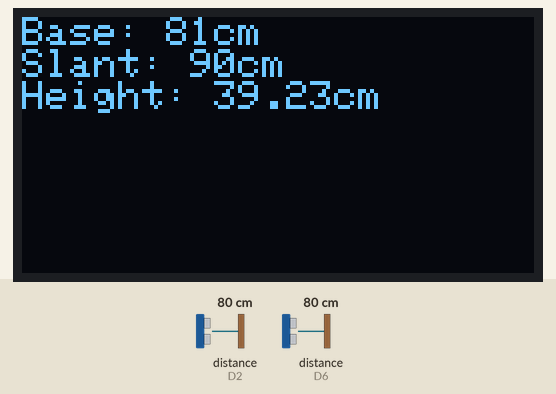
The sketch below on a simulated ESP8266 (NodeMCU). Shown: 128×64 one-colour display. Wiring (inferred from the names in the program): 2 × ultrasonic range finder: trigger D3, echo D6 / trigger D1, echo D2. The inputs (shaded band) are chosen by the test bench; at power-on: distance to the obstacle (sensors on D2, D6) 80 cm. The echo pulse lasts 58.3 µs per cm; the display library's start-up logo is not drawn; what the sketch prints to the serial monitor is not drawn.

Above: at 6.7 s.
6.8 s: distance to the obstacle (sensor on D2) set to 2 cm
At 8.4 s:
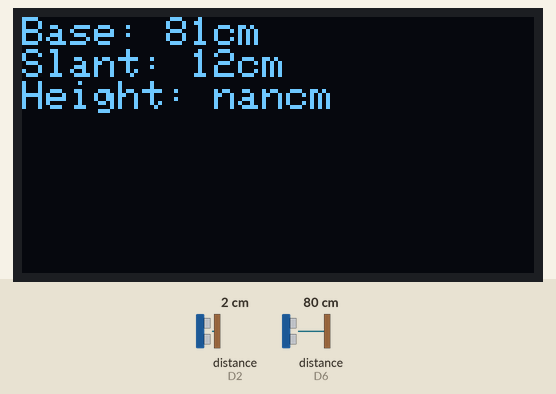
8.7 s: distance to the obstacle (sensor on D6) set to 2 cm
At 10.2 s:
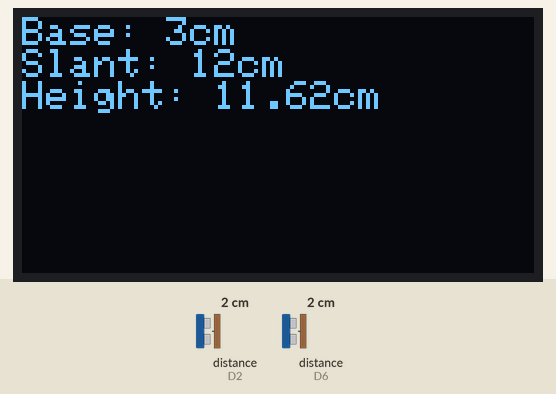
10.8 s: distance to the obstacle (sensor on D2) set to 4 cm
At 12.6 s:
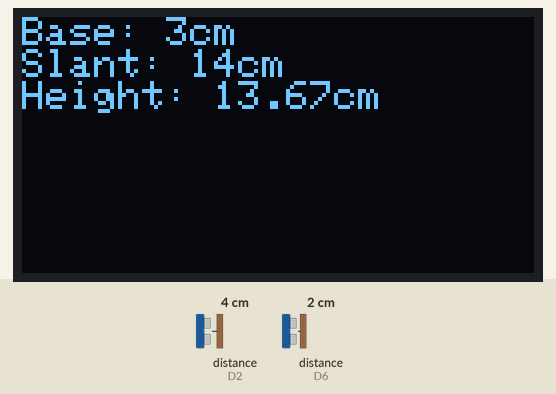
12.9 s: distance to the obstacle (sensor on D6) set to 4 cm
At 14.5 s:
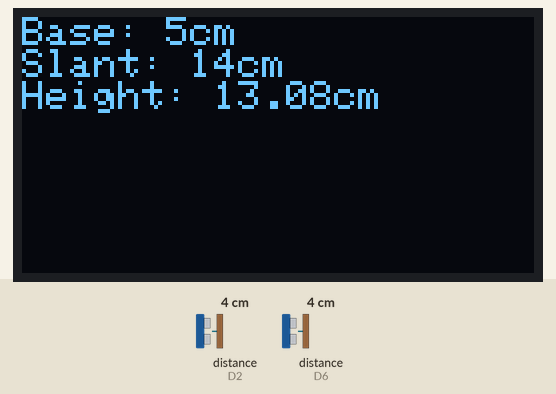
15.1 s: distance to the obstacle (sensor on D2) set to 9 cm
At 16.1 s:
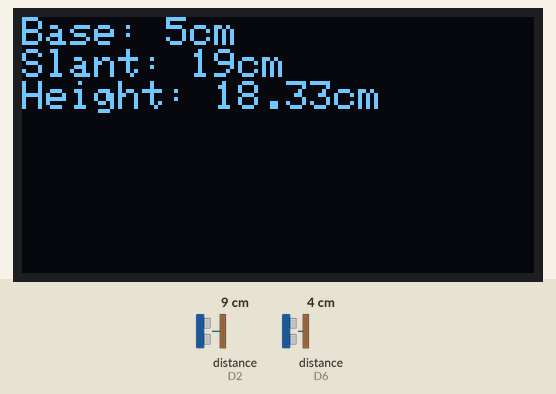
17.2 s: distance to the obstacle (sensor on D6) set to 9 cm
At 18.9 s:
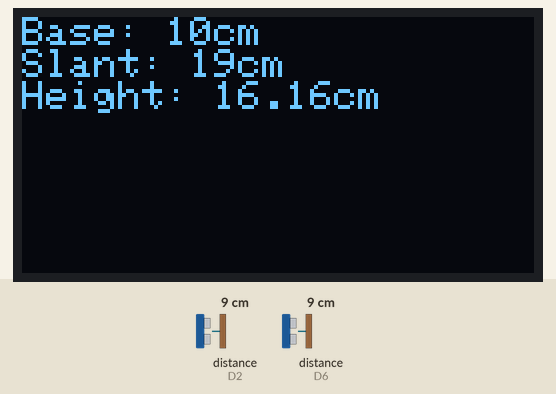
Timing chart, 0 to 20.3 s (numbered marks = the images above; inputs shaded):
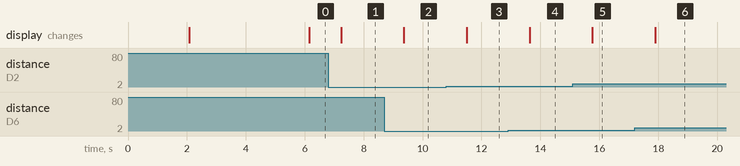

Measured:
- after the input at 6.8 s, the display: changes after 0.43 s (image 1)
- after the input at 8.7 s, the display: changes after 0.67 s (image 2)
- after the input at 10.8 s, the display: changes after 0.70 s (image 3)
- after the input at 12.9 s, the display: changes after 0.73 s (image 4)
- after the input at 15.1 s, the display: changes after 0.66 s (image 5)
- after the input at 17.2 s, the display: changes after 0.70 s (image 6)

The sketch:

ssd1306_128x64_spi.ino
```cpp
#include <SPI.h>
#include <Wire.h>
#include <Adafruit_GFX.h>
#include <Adafruit_SSD1306.h>

// If using software SPI (the default case):
#define OLED_MOSI   13
#define OLED_CLK   14
#define OLED_DC    2
#define OLED_CS    12
#define OLED_RESET 16
Adafruit_SSD1306 display(OLED_MOSI, OLED_CLK, OLED_DC, OLED_RESET, OLED_CS);

#define NUMFLAKES 10
#define XPOS 0
#define YPOS 1
#define DELTAY 2

#define LOGO16_GLCD_HEIGHT 16
#define LOGO16_GLCD_WIDTH  16
static const unsigned char PROGMEM logo16_glcd_bmp[] =
{ B00000000, B11000000,
  B00000001, B11000000,
  B00000001, B11000000,
  B00000011, B11100000,
  B11110011, B11100000,
  B11111110, B11111000,
  B01111110, B11111111,
  B00110011, B10011111,
  B00011111, B11111100,
  B00001101, B01110000,
  B00011011, B10100000,
  B00111111, B11100000,
  B00111111, B11110000,
  B01111100, B11110000,
  B01110000, B01110000,
  B00000000, B00110000 };

//#if (SSD1306_LCDHEIGHT != 64)
//#error("Height incorrect, please fix Adafruit_SSD1306.h!");
//#endif

const int trigPin1 = D1;
const int echoPin1 = D2;
const int trigPin2 = D3;
const int echoPin2 = D6;
long duration1;
double distance1;
long duration2;
double distance2;
int distance1pow;
int distance2pow;
double heightpow;
double height;
int Base;
int Slant;

void setup()   {
  pinMode(trigPin1, OUTPUT);
  pinMode(echoPin1, INPUT);
  pinMode(trigPin2, OUTPUT);
  pinMode(echoPin2, INPUT);
  Serial.begin(9600);
  display.begin(SSD1306_SWITCHCAPVCC);
  display.display();
  delay(2000);
  display.clearDisplay();

  display.setTextSize(1);
  display.setTextColor(WHITE);
  display.setCursor(3,3);
  display.println("Hello T.Carlo");
  display.display();
  delay(3000);
  display.clearDisplay();
}

void loop() {

  delay(1000);

  digitalWrite(trigPin1, LOW);
  delayMicroseconds(2);
  digitalWrite(trigPin1, HIGH);
  delayMicroseconds(10);
  digitalWrite(trigPin1, LOW);
  duration1 = pulseIn(echoPin1, HIGH);
  distance1= duration1*0.034/2;

  digitalWrite(trigPin2, LOW);
  delayMicroseconds(2);
  digitalWrite(trigPin2, HIGH);
  delayMicroseconds(10);
  digitalWrite(trigPin2, LOW);
  duration2 = pulseIn(echoPin2, HIGH);
  distance2= duration2*0.034/2;

  Base= distance2+2;
  Slant= distance1+11;

  distance1pow= pow(Slant, 2);
  distance2pow= pow(Base, 2);
  heightpow= distance1pow-distance2pow;
  height= sqrt(heightpow);

  Serial.print(" Base Duration: ");  Serial.print(duration2);
  Serial.print(" Slant Duration: ");  Serial.print(duration1);
  Serial.print(" HeightPow: ");  Serial.println(heightpow);
  Serial.print(" Base: ");  Serial.print(Base);  Serial.print("cm ");
  Serial.print(" Slant: ");  Serial.print(Slant);  Serial.print("cm ");
  Serial.print(" Height: "); Serial.print(height);  Serial.println("cm");

    display.setTextSize(1);
  display.setTextColor(WHITE);
  display.setCursor(0,0);
  display.print("Base: "); display.print(Base); display.println("cm");
  display.print("Slant: "); display.print(Slant); display.println("cm");
  display.print("Height: "); display.print(height); display.println("cm");
  display.display();
  display.clearDisplay();
}
```
